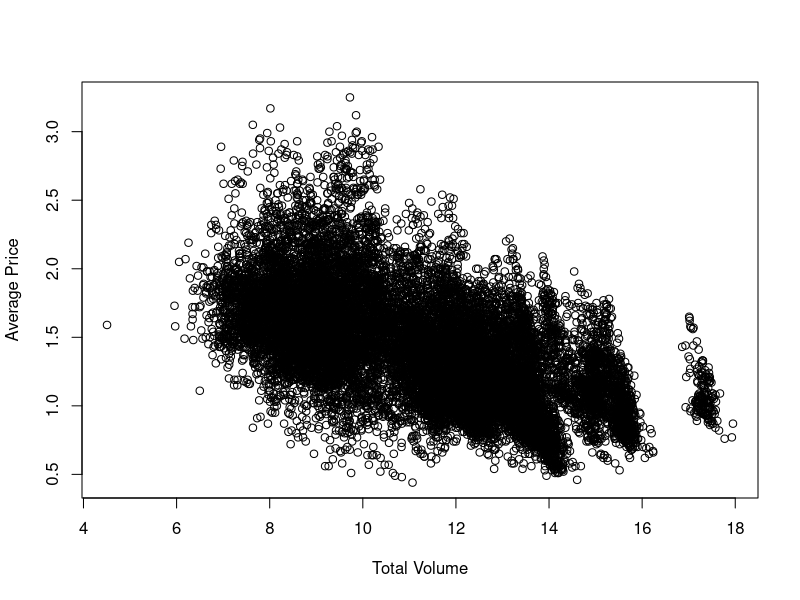
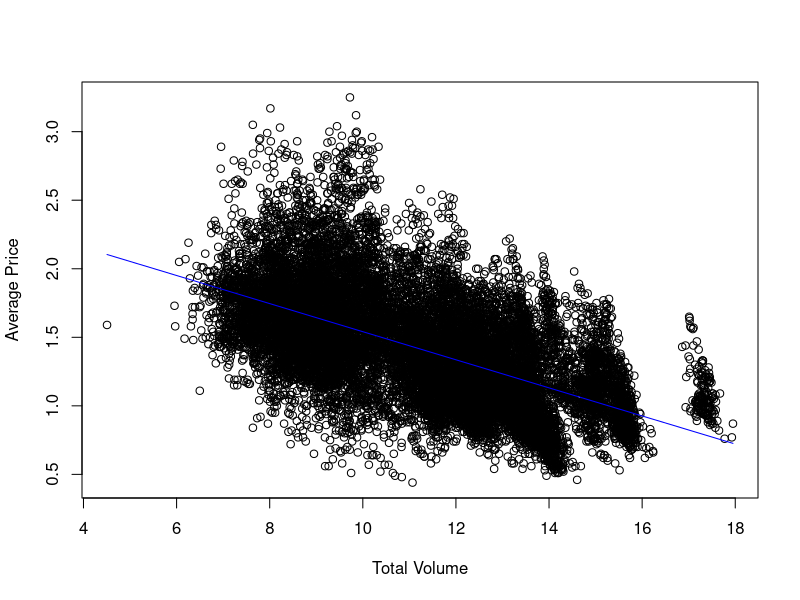
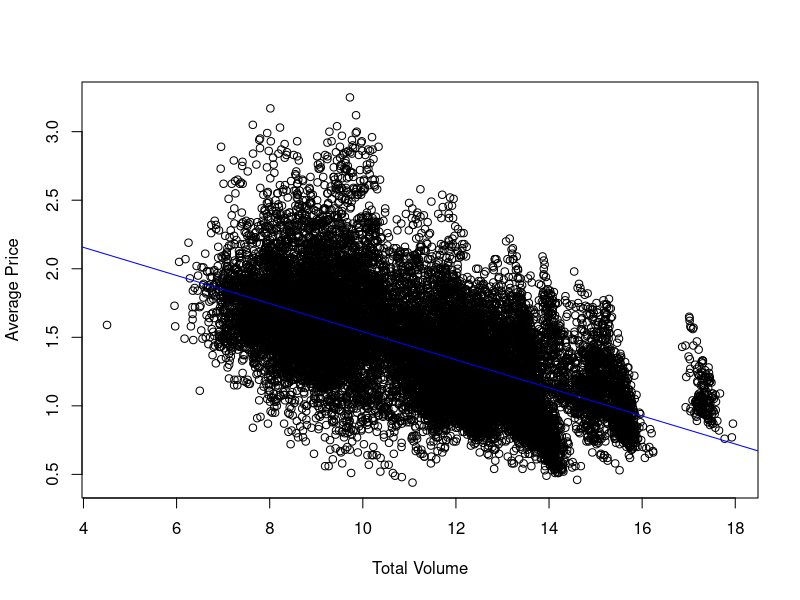
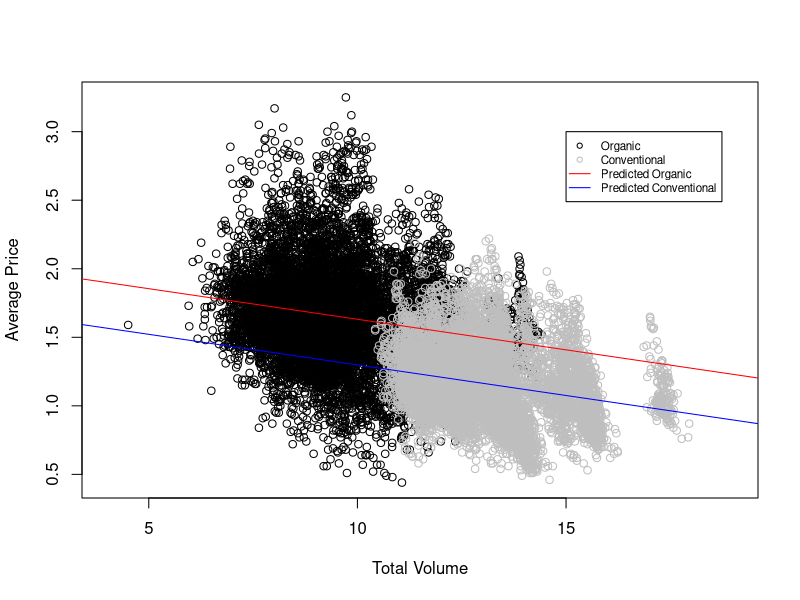
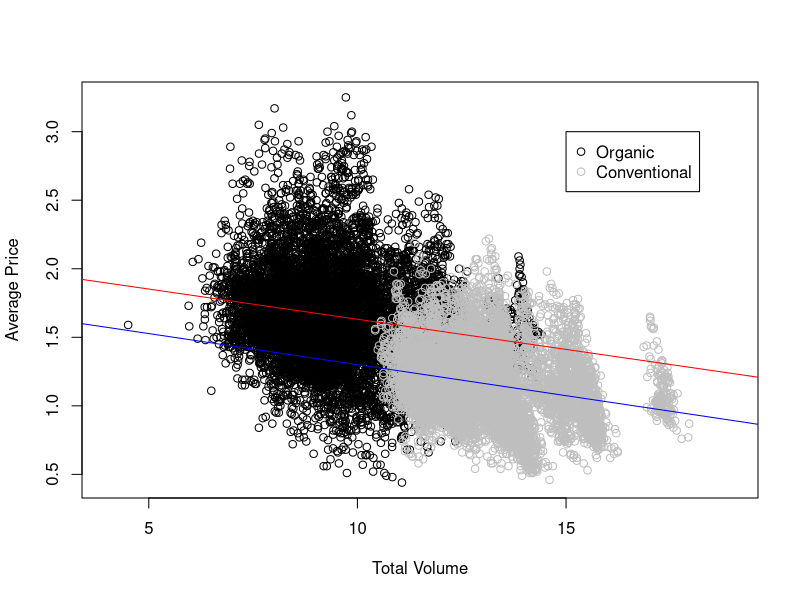

Here is the R script that generated these plots, in order:
## ---- chunk 1
library(readr)
avocado_df<-read_csv('avocado_df.csv')
avocado_df$AveragePrice <- as.numeric(avocado_df$AveragePrice)
avocado_df$TotalVolume <- as.numeric(avocado_df$TotalVolume) 
avocado_df$Month <- as.factor(avocado_df$Month) 
avocado_df$Type <- as.factor(avocado_df$Type) 
avocado_df$Region <- as.factor(avocado_df$Region) 
avocado_df$Year <- as.factor(avocado_df$Year) 
## ---- chunk 2
head(avocado_df)
## ---- chunk 3
summary(avocado_df)
## ---- chunk 4
plot(avocado_df$TotalVolume,avocado_df$AveragePrice, xlab = 'Total Volume', ylab = 'Average Price')
## ---- chunk 5
model_constant <- lm(AveragePrice ~ 1, data = avocado_df)
## ---- chunk 6
summary(model_constant)
## ---- chunk 7
mean(avocado_df$AveragePrice)
## ---- chunk 8
model_volume <-lm(AveragePrice ~ 1 + TotalVolume, data = avocado_df)
## ---- chunk 9
summary(model_volume)
## ---- chunk 10
fitted_values <- model_volume$fitted.values
print(fitted_values)
## ---- chunk 11
plot(avocado_df$TotalVolume,avocado_df$AveragePrice, xlab= 'Total Volume', ylab = 'Average Price')
lines(avocado_df$TotalVolume,fitted_values,col = 'blue')
## ---- chunk 12
coefs <- coef(model_volume)
print(coefs)
## ---- chunk 13
plot(avocado_df$TotalVolume,avocado_df$AveragePrice, xlab= 'Total Volume', ylab = 'Average Price')
abline(coefs[1],coefs[2], col='blue')
## ---- chunk 14
unknown_df <- data.frame(TotalVolume=c(15.0,5.0))
predict(model_volume,unknown_df)
## ---- chunk 15
anova(model_constant, model_volume)
## ---- chunk 16
model_volume_type <- lm(AveragePrice ~ 1 + TotalVolume + Type, data=avocado_df)
## ---- chunk 17
summary(model_volume_type)
## ---- chunk 18
coefs <- coef(model_volume_type)
print(coefs)
## ---- chunk 19
#create scatter plots
plot(avocado_df$TotalVolume[avocado_df$Type=='organic'],avocado_df$AveragePrice[avocado_df$Type=='organic'], xlab= 'Total Volume', ylab = 'Average Price', col = 'black',xlim=c(4,19))
points(avocado_df$TotalVolume[avocado_df$Type=='conventional'],avocado_df$AveragePrice[avocado_df$Type=='conventional'], xlab= 'Total Volume', ylab = 'Average Price', col = 'grey')

#create lines
abline(coefs[1]+coefs[3],coefs[2], col='red')
abline(coefs[1],coefs[2], col='blue')

legend(x=15,y=3,legend=c('Organic','Conventional','Predicted Organic','Predicted Conventional'),
       col=c("black", "grey",'red','blue'),pch=c(1,1,NA,NA),lty=c(NA,NA,1,1), cex = 0.7)
## ---- chunk 20
unknown_df <- data.frame(TotalVolume=c(15.0,5.0), Type = c("conventional","organic"))
predict(model_volume_type,unknown_df)
## ---- chunk 21
anova(model_volume,model_volume_type)
## ---- chunk 22
model_volume_type_interaction <- lm(AveragePrice ~ 1 + TotalVolume + Type +  TotalVolume:Type, data=avocado_df)
## ---- chunk 23
summary(model_volume_type_interaction)
## ---- chunk 24
model_volume_type_interaction <- lm(AveragePrice ~ 1 + TotalVolume*Type, data=avocado_df)
## ---- chunk 25
summary(model_volume_type_interaction)
## ---- chunk 26
coefs <- coef(model_volume_type_interaction)
print(coefs)
## ---- chunk 27
plot(avocado_df$TotalVolume[avocado_df$Type=='organic'],avocado_df$AveragePrice[avocado_df$Type=='organic'], xlab= 'Total Volume', ylab = 'Average Price', col = 'black',xlim=c(4,19))
points(avocado_df$TotalVolume[avocado_df$Type=='conventional'],avocado_df$AveragePrice[avocado_df$Type=='conventional'], xlab= 'Total Volume', ylab = 'Average Price', col = 'grey')
legend(x=15,y=3,legend=c('Organic','Conventional'),col=c("black", "grey"),pch=1)
abline(coefs[1],coefs[2], col='blue')
abline(coefs[1]+coefs[3],coefs[2]+coefs[4], col='red')
## ---- chunk 28
unknown_df <- data.frame(TotalVolume=c(15.0,5.0), Type = c("conventional","organic"))
predict(model_volume_type_interaction,unknown_df)
## ---- chunk 29
anova(model_constant, model_volume_type_interaction)
## ---- chunk 30
anova(model_volume_type, model_volume_type_interaction)
## ---- chunk 31

model_volume_year <- lm(AveragePrice ~ 1 + TotalVolume + Year, data = avocado_df)
summary(model_volume_year)
